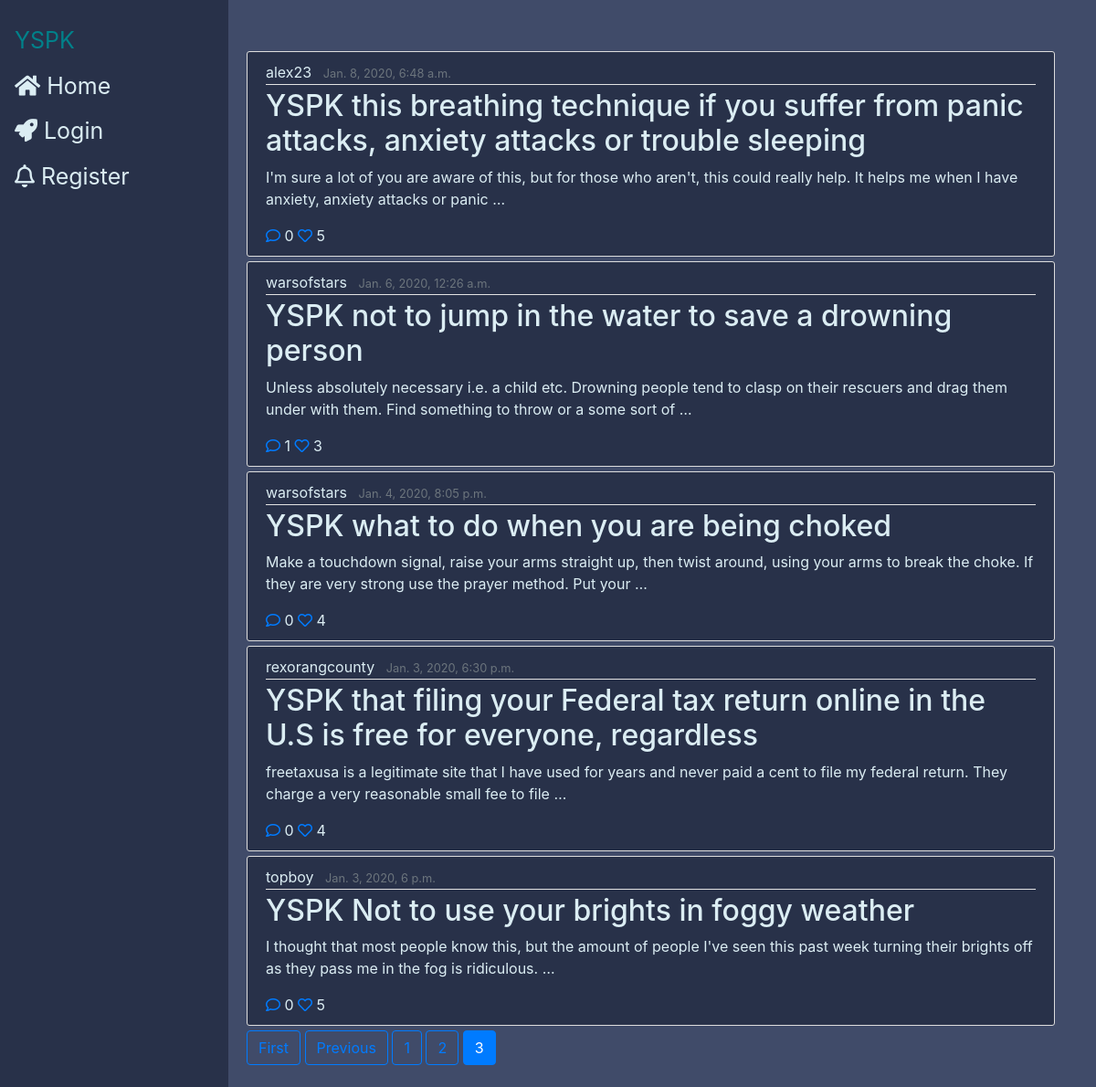
/?page=3, run on the app's committed database.
### feed/models.py (models this page shows, shortened)
class Post(models.Model):
    title = models.CharField(max_length=100)
    content = models.TextField()
    date_posted = models.DateTimeField(default=timezone.now)
    author = models.ForeignKey(User(), on_delete=models.CASCADE) #if a user is deleted, their posts are also deleted
    likes = models.ManyToManyField(User, related_name="likes", blank=True)
    def total_likes(self):
        return self.likes.count()
    def get_likers(self):
        return self.likes.all()

### feed/views.py (the view)
# urls.py: path('', PostListView.as_view(), name='feed-home'),
class PostListView(ListView):
    model = Post
    paginate_by = 10
    template_name = 'feed/home.html'
    context_object_name = 'posts'
    ordering = ['-date_posted']

### feed/templates/feed/home.html (shortened to what this page needs)
{%extends "feed/base_temp.html"%}
{% block content %}
    <ul style="list-style-type:none" class="stream">
      {% for post in posts %}
      <li class="postobj" post-id="{{post.id}}">
          {% include "feed/single_post.html" %}
      </li>
      {% endfor %}
      {% if is_paginated %}
        {% include "feed/pagination.html" %}
      {% endif %}
    </ul>
{% endblock content%}

### feed/templates/feed/single_post.html
<article class="media content-section">
  <div class="media-body">
    <div class="article-metadata">
      <a class="mr-2" href="{% url 'user-posts' post.author %}"><span class="username">{{ post.author }}</span></a>
      <small class="text-muted">{{ post.date_posted }}</small>
    </div>
    <h2><a class="article-title" href="{% url 'post_detail' post.id %}">{{ post.title }}</a></h2>
    <p class="article-content">{{ post.content |truncatewords:30}}</p>
    <div id="interactions">
      {% include "feed/interactions.html" %}
    </div>
  </div>
</article>

### feed/templates/feed/interactions.html (shortened to what this page needs)
  <a href="{% url 'post_detail' post.id %}" class="comment"><i class="far fa-comment"></i>
  <span class="total-likess">{{ post.comments.count }}
  <a href="" class="like">
    {% if request.user in post.get_likers %}
      <i class="heart fa fa-heart" style="color:#FF0000;"></i>
    {% else %}
      <i class="heart far fa-heart"></i>
    {% endif %}
  </a>
  <span class="total-likes">{{post.total_likes}} </span>

### feed/static/feed/main.css (style rules this page uses)
body { background: #404b69; color: #333333; margin-top: 3.5rem; }
h1, h2, h3, h4, h5, h6 { color: #444444; }
p, span, div { color: #dbedf3 }
ul { margin: 0; }
.content-section { background: #283149; padding: 10px 20px; border: 1px solid #dddddd; border-radius: 3px; margin-bottom: 5px; }
.article-title { color: #dbedf3; }
.article-content { white-space: pre-line; }
.article-metadata { padding-bottom: 1px; margin-bottom: 4px; border-bottom: 1px solid #e3e3e3 }

### data on the page
Post: author "alex23", date_posted "Jan. 8, 2020, 6:48 a.m.", title "YSPK this breathing technique if you suffer from panic attacks, anxiety attacks or trouble sleeping", content "I'm sure a lot of you are aware of this, but for those who aren't, this could really help. It helps me when I have anxiety, anxiety attacks or panic …", comments.count "0", total_likes "5"
Post: author "warsofstars", date_posted "Jan. 6, 2020, 12:26 a.m.", title "YSPK not to jump in the water to save a drowning person", content "Unless absolutely necessary i.e. a child etc. Drowning people tend to clasp on their rescuers and drag them under with them. Find something to throw or a some sort of …", comments.count "1", total_likes "3"
Post: author "warsofstars", date_posted "Jan. 4, 2020, 8:05 p.m.", title "YSPK what to do when you are being choked", content "Make a touchdown signal, raise your arms straight up, then twist around, using your arms to break the choke. If they are very strong use the prayer method. Put your …", comments.count "0", total_likes "4"
Post: author "rexorangcounty", date_posted "Jan. 3, 2020, 6:30 p.m.", title "YSPK that filing your Federal tax return online in the U.S is free for everyone, regardless", content "freetaxusa is a legitimate site that I have used for years and never paid a cent to file my federal return. They charge a very reasonable small fee to file …", comments.count "0", total_likes "4"
Post: author "topboy", date_posted "Jan. 3, 2020, 6 p.m.", title "YSPK Not to use your brights in foggy weather", content "I thought that most people know this, but the amount of people I've seen this past week turning their brights off as they pass me in the fog is ridiculous. …", comments.count "0", total_likes "5"

### other printed values
{{ num }} "1" "2"
{{ num }} "3"
